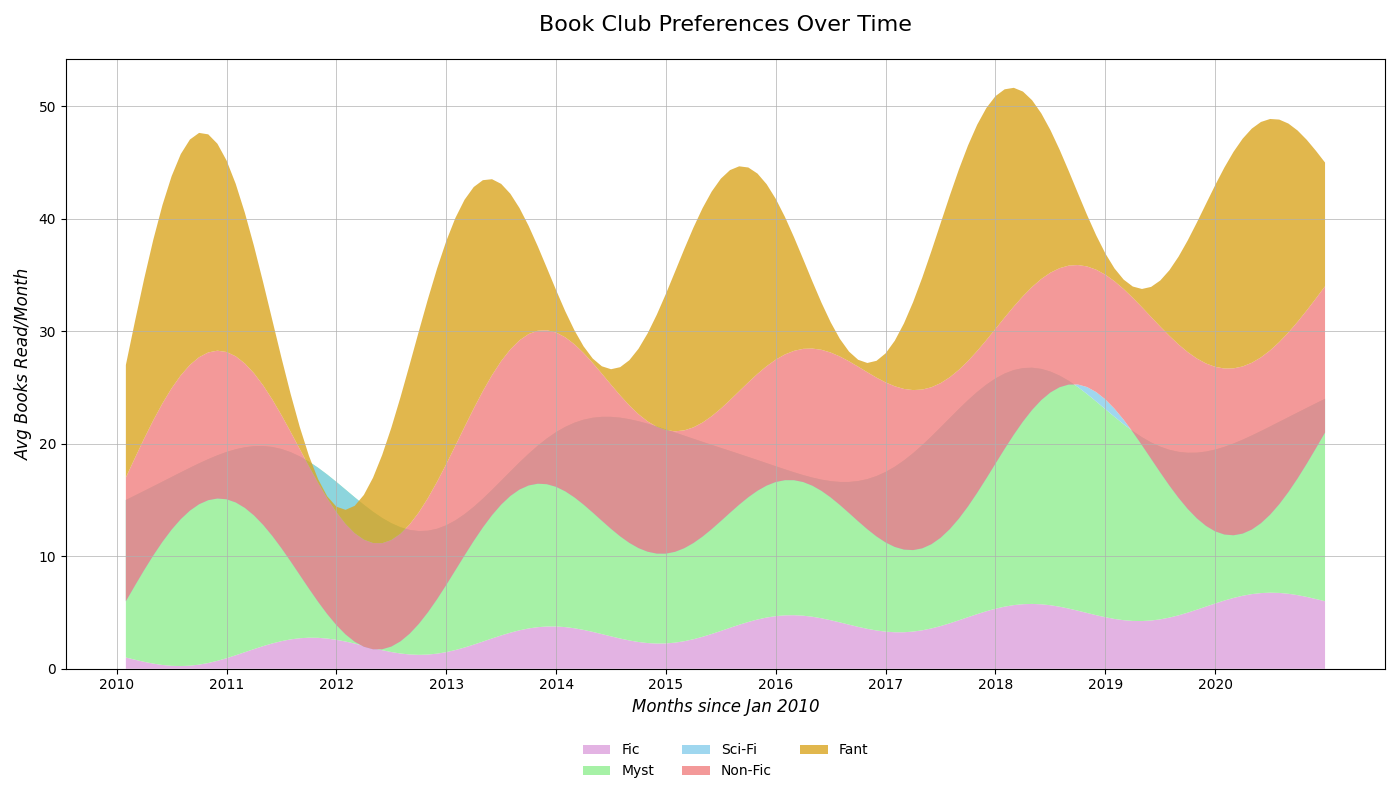

Source code (Python):
import numpy as np
import matplotlib.pyplot as plt

months = np.arange(1, 133)
genres = ['Fic', 'Myst', 'Sci-Fi', 'Non-Fic', 'Fant']

fiction = 1 - 1 * np.sin(np.linspace(0, 10 * np.pi, 132)) + np.linspace(0, 5, 132)
mystery = 12 + 4 * np.sin(np.linspace(0, 6 * np.pi, 132)) + np.linspace(2, 6, 132)
science_fiction = -10 + 5 * np.sin(np.linspace(0, 8 * np.pi, 132)) + np.linspace(1, 7, 132)
non_fiction = 10 + 2 * np.sin(np.linspace(0, 7 * np.pi, 132)) + np.linspace(1, 3, 132)
fantasy = 9 + 10 * np.sin(np.linspace(0, 9 * np.pi, 132)) + np.linspace(1, 2, 132)

data = np.vstack([fiction, mystery, science_fiction, non_fiction, fantasy])

plt.figure(figsize=(14, 8))
plt.stackplot(months, data, labels=genres, colors=['plum', 'lightgreen', 'skyblue', 'lightcoral', 'goldenrod'], alpha=0.8)

plt.title("Book Club Preferences Over Time", fontsize=16, pad=20)
plt.xlabel("Months since Jan 2010", fontsize=12, style='italic')
plt.ylabel("Avg Books Read/Month", fontsize=12, style='italic')

plt.xticks(np.arange(0, 132, step=12), ['2010', '2011', '2012', '2013', '2014', '2015', '2016', '2017', '2018', '2019', '2020'], fontsize=10)
plt.yticks(fontsize=10)

plt.legend(loc='lower center', fontsize=10, bbox_to_anchor=(0.5, -0.2), ncol=3, frameon=False)
plt.grid(True, linestyle='-', linewidth=0.5)

plt.tight_layout()
plt.show()
